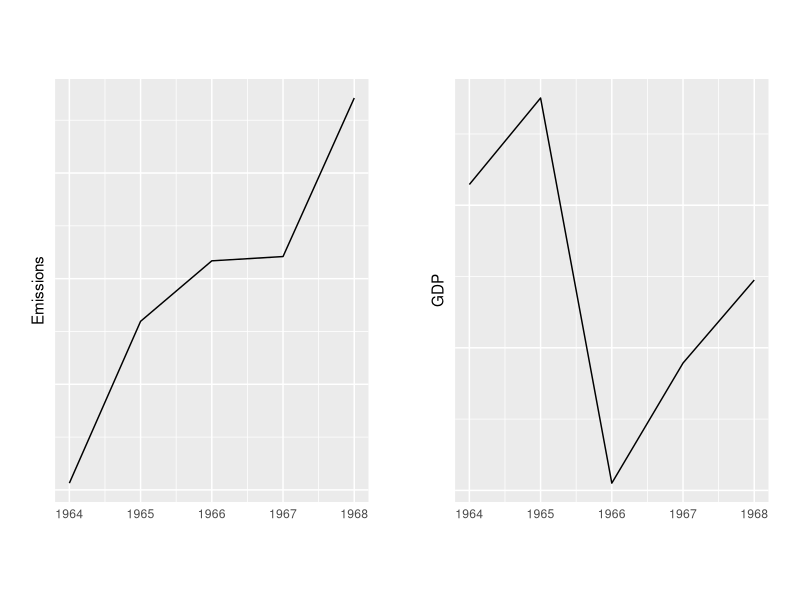
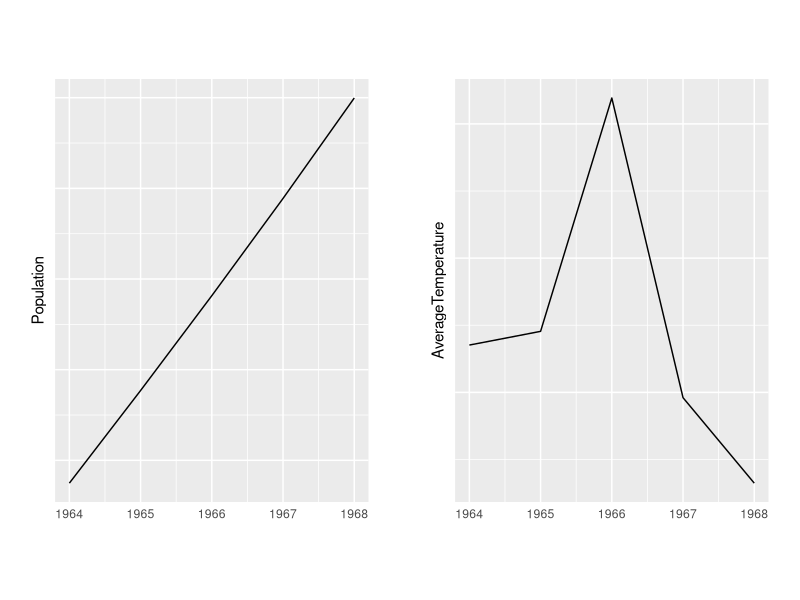

The R script that drew these images, in order:
library(gridExtra)
library(sqldf)
library(dplyr)
library(ggplot2)
data2 = data.frame()
FNDDS <- read.csv("Data sets/PreProcessed/MergedDataSet.csv")
DeathDs = select(FNDDS, "Year", "CountryName", "AverageTemperature","Population", "GDP", "Emissions", "TotalDeaths")
DeathDs1 = DeathDs %>% filter(DeathDs$TotalDeaths>50000)
n = nrow(DeathDs1)

for(i in 1:n){
  yr = DeathDs1$Year[i]
  cou = DeathDs1$CountryName[i]
  {
    data1 = DeathDs %>% filter(CountryName == cou)%>%  filter(Year>(yr-2))
    data3 = data1 %>% filter(Year<yr+4)
    data2 = rbind(data2,data3)
  }
}

CountryList=sqldf('select distinct CountryName from data2')
CountryListCount<-array(1:NROW(CountryList))

#for(i in CountryListCount){
#  cab<-CountryList[i,1]
  dataFinal=data2 %>% filter(CountryName=="India")
  gg1<-ggplot(data = dataFinal, mapping=aes(x = Year, y = Emissions)) +
    geom_line() + guides(size = FALSE) + 
    theme(axis.title.x=element_blank(),axis.ticks.x=element_blank(),axis.text.y=element_blank(),axis.ticks.y=element_blank(), plot.margin = margin(2,.8,2,.8, "cm")) 
  gg2<-ggplot(data = dataFinal, mapping=aes(x = Year, y = GDP)) +
    geom_line() + guides(size = FALSE) + 
    theme(axis.title.x=element_blank(),axis.ticks.x=element_blank(),axis.text.y=element_blank(),axis.ticks.y=element_blank(), plot.margin = margin(2,.8,2,.8, "cm")) 
    #geom_line() + ggtitle(cab) + theme(axis.text.x=element_blank(),axis.ticks.x=element_blank(),axis.text.y=element_blank(),axis.ticks.y=element_blank())
  gg3<-ggplot(data = dataFinal, mapping=aes(x = Year, y = Population)) +
    geom_line() + guides(size = FALSE) + 
    theme(axis.title.x=element_blank(),axis.ticks.x=element_blank(),axis.text.y=element_blank(),axis.ticks.y=element_blank(), plot.margin = margin(2,.8,2,.8, "cm")) 
  gg4<-ggplot(data = dataFinal, mapping=aes(x = Year, y = AverageTemperature)) +
    geom_line() + guides(size = FALSE) + 
    theme(axis.title.x=element_blank(),axis.ticks.x=element_blank(),axis.text.y=element_blank(),axis.ticks.y=element_blank(), plot.margin = margin(2,.8,2,.8, "cm")) 
  
  grid.arrange(gg1, gg2, ncol=2)
  grid.arrange(gg3, gg4, ncol=2)
#}
